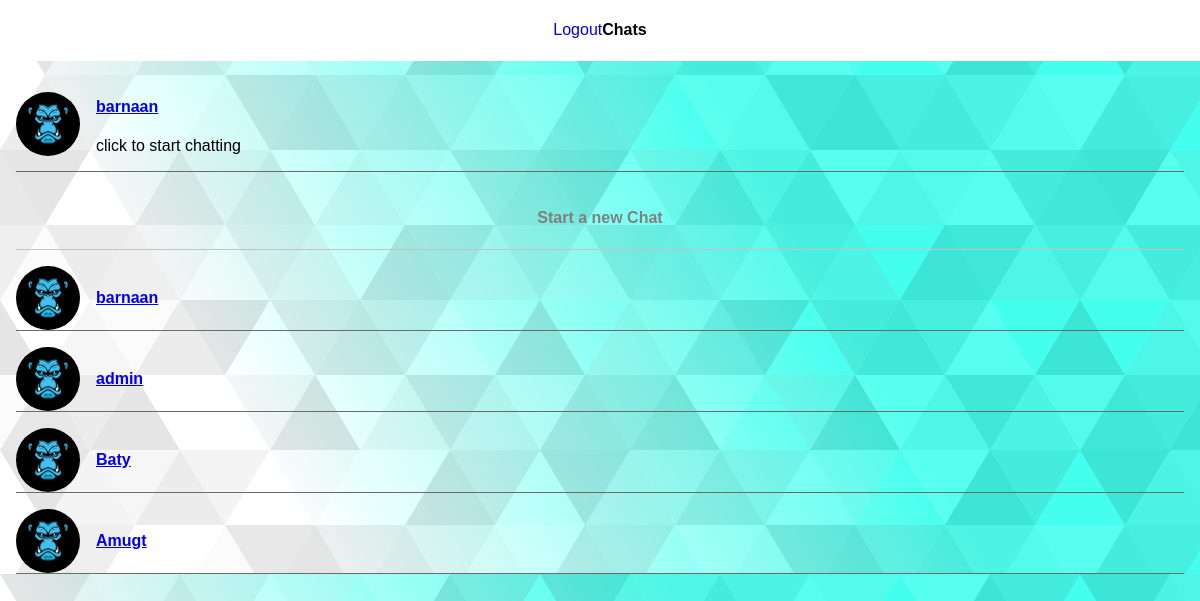
Screenshot of /chat/ (signed in) with the database file from the repository.
### chat/models.py (models this page shows, shortened)
class Chat(models.Model):
    initiator = models.ForeignKey(User,on_delete = models.CASCADE)
    reactor = models.ForeignKey(User,on_delete = models.CASCADE,related_name="reactor",null=True,blank=True)
    created_at = models.DateTimeField(auto_now_add=True)
    updated_at = models.DateTimeField(auto_now=True)
    class Meta:
        ordering = ('-created_at', '-updated_at')

### account/models.py (models this page shows)
class User(AbstractUser):
    phone_number = models.CharField(max_length=20, unique=True,null=True,blank=True)
    profile_picture = models.ImageField(null=True, default="avatar.png")
    REQUIRED_FIELDS = []

### chat/views.py (the view, shortened to what this page needs)
# urls.py: path('',include("chat.urls")),
@login_required(login_url='login')
def chat(request):
    users = User.objects.all()
    chat= Chat.objects.filter(initiator = request.user) | Chat.objects.filter(reactor = request.user)
    q = request.GET.get("q")
    context = {'chats': chat,'users':users}
    return render(request,'chat/your_chat.html',context)

### chat/templates/chat/your_chat.html (shortened to what this page needs)
{% extends 'main.html'%}
{% load static %}
{% block content %}
<header class="chats-header">
    <a href="{% url  'logout' %}">Logout</a>
    <h4>Chats</h4>
</header>
<section class="chats">
{% for chat in chats %}
<div class="chat">
    <img src="{% static 'images.jpg'%}" alt="user profile">
    <div class="user_info">
        <h4 class="user-name">
            {% if chat.reactor == request.user %}
            <a href="?q={{chat.initiator.id}}">{{ chat.initiator }}</a>
{% elif chat.initiator == request.user %}
<a href="?q={{ chat.reactor.id}}">{{  chat.reactor }}</a>
 {% endif %}
        </h4>
        <p class="latest-message">
            click to start chatting
        </p>
    </div>
</div>
{% endfor %}
    <div class="start-chat">
        <h4>Start a new Chat</h4>
    </div>
{% for user in users %}
{% if user == request.user %}
{% else %}
    <div class="chat">
        <img src="{% static 'images.jpg'%}" alt="user profile">
        <div class="user_info">
           <a href="?q={{user.id}}">
            <h4 class="user-name">
             {{user.username }}
            </h4>
        </a>
        </div>
    </div>
    {% endif %}
{% endfor %}
</section>
{% endblock content %}

### static/style.css (style rules this page uses)
body { margin: 0; background: url(./subtle-prism.svg); }
:root { padding: 0; margin: 0; box-sizing: border-box; font-family: sans-serif; }
.chats-header { display: flex; align-items: center; justify-content: center; background-color: white; margin-bottom: 1rem; }
.chats-header a { text-decoration: none; }
.chats { display: flex; flex-direction: column; gap: 1rem; margin: 0 1rem; }
.chat { justify-self: flex-start; display: flex; align-items: center; gap: 1rem; border-bottom: 1px rgb(107, 107, 107) solid; }
.chat img { height: 4rem; width: 4rem; object-fit: cover; border-radius: 50%; }
.start-chat { text-align: center; border-bottom: 1px rgb(196, 195, 195) solid; color: gray; }

### rows the page displays
Chat: reactor "barnaan"
User: username "barnaan"
User: username "admin"
User: username "Baty"
User: username "Amugt"
